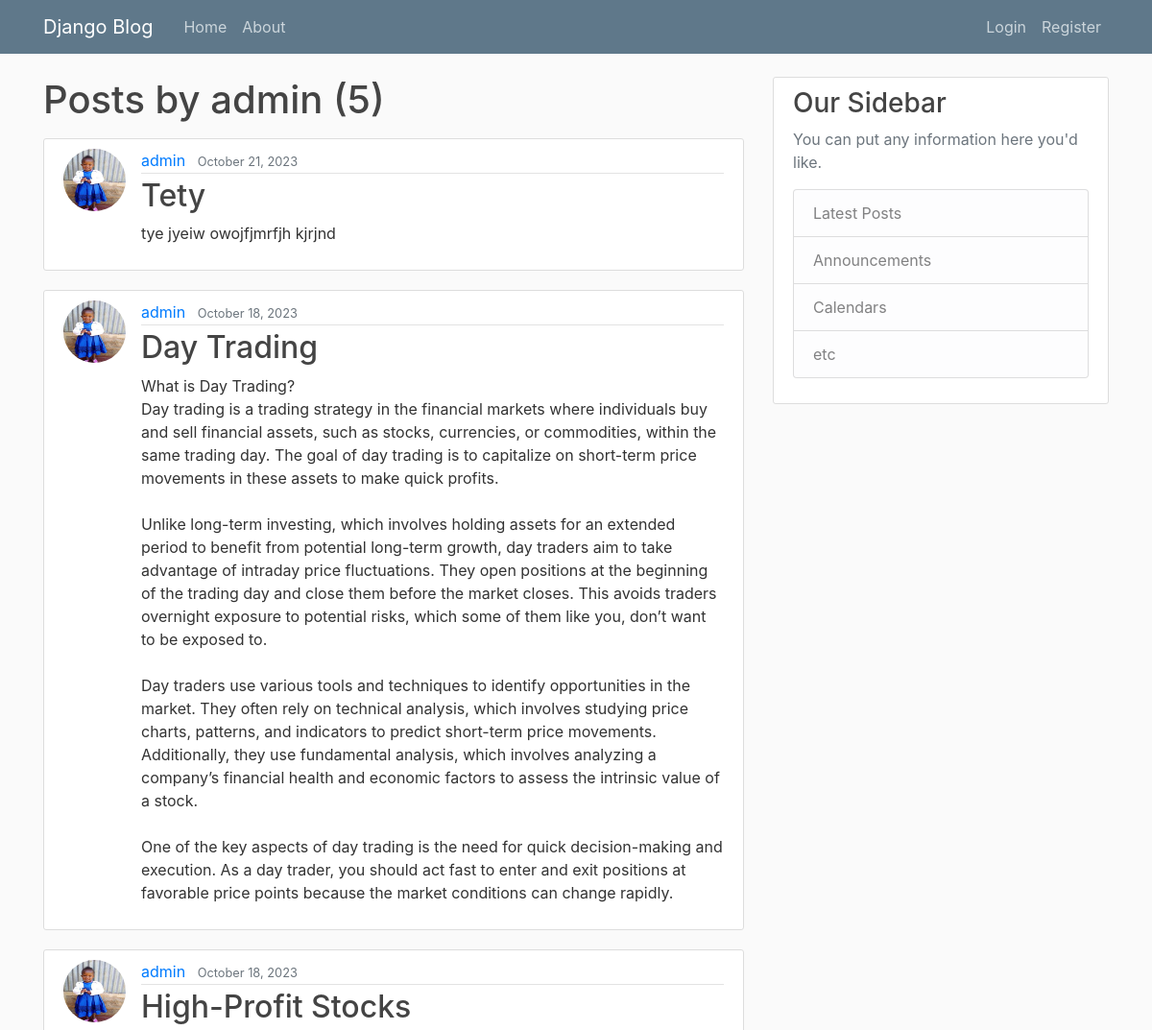
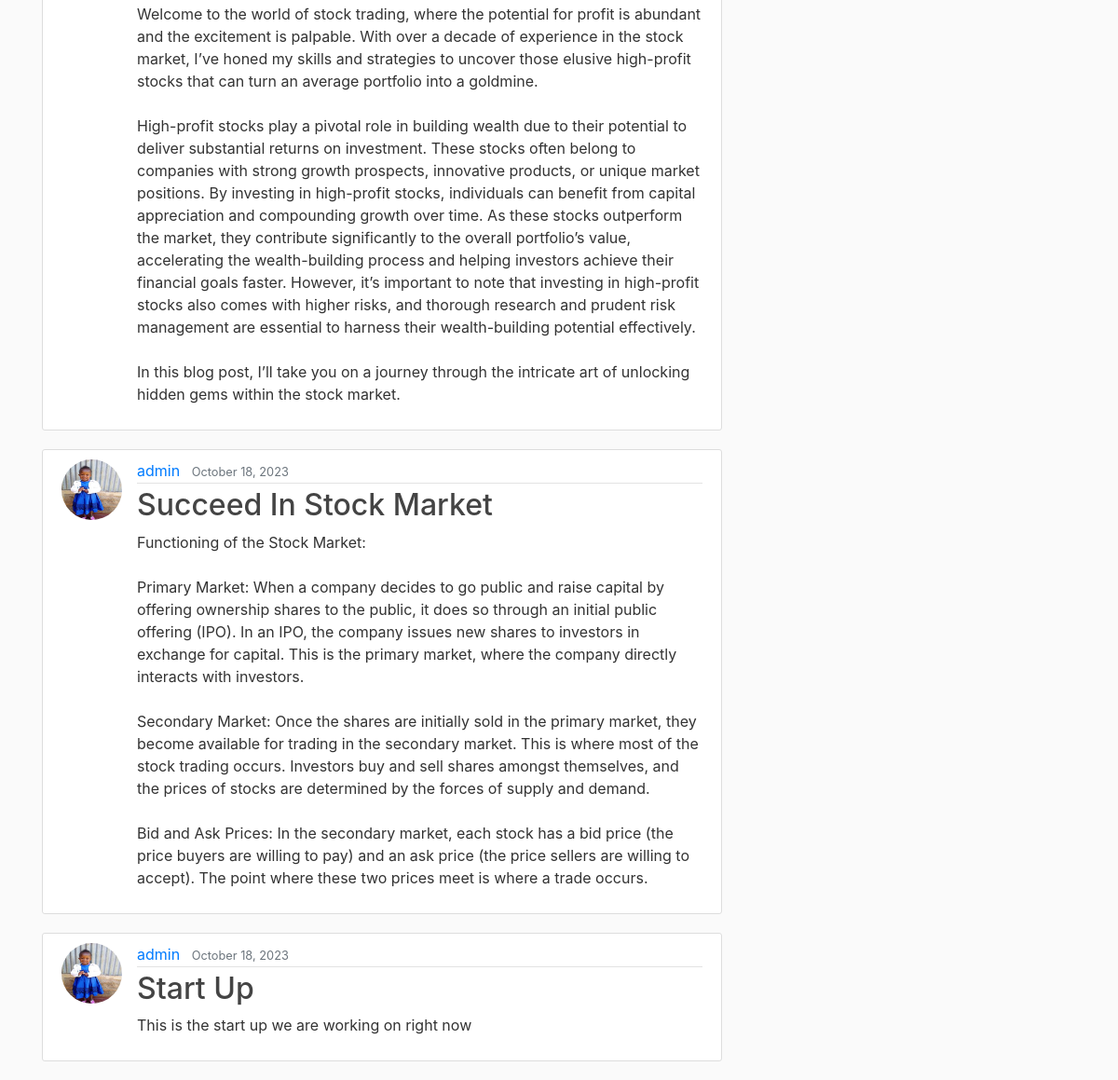
Screenshot of /user/admin with the database file from the repository (2 pictures, top to bottom).
### blog/models.py (models this page shows, shortened)
class Post(models.Model):
    title = models.CharField(max_length=100)
    content = models.TextField()
    date_posted = models.DateTimeField(default=timezone.now)
    author = models.ForeignKey(User, on_delete=models.CASCADE)

### users/models.py (models this page shows, shortened)
class Profile(models.Model):
    user = models.OneToOneField(User, on_delete=models.CASCADE)
    image = models.ImageField(default='default.jpg', upload_to='profile_pics')

### blog/views.py (the view)
# urls.py: path('user/<str:username>', UserPostListView.as_view(), name='user-posts'),
class UserPostListView(ListView):
    model = Post
    template_name = 'blog/user_posts.html'  # <app>/<model>_<viewtype>.html
    context_object_name = 'posts'
    paginate_by = 5
    def get_queryset(self):
        user = get_object_or_404(User, username=self.kwargs.get('username'))
        return Post.objects.filter(author=user).order_by('-date_posted')

### blog/templates/blog/user_posts.html (shortened to what this page needs)
{% extends "blog/base.html" %}
{% block content %}
    <h1 class="mb-3">Posts by {{ view.kwargs.username }} ({{ page_obj.paginator.count }})</h1>
    {% for post in posts %}
        <article class="media content-section">
          <img class="rounded-circle article-img" src="{{ post.author.profile.image.url }}">
          <div class="media-body">
            <div class="article-metadata">
              <a class="mr-2" href="{% url 'user-posts' post.author.username %}">{{ post.author }}</a>
              <small class="text-muted">{{ post.date_posted|date:"F d, Y" }}</small>
            </div>
            <h2><a class="article-title" href="{% url 'post-detail' post.id %}">{{ post.title }}</a></h2>
            <p class="article-content">{{ post.content }}</p>
          </div>
        </article>
    {% endfor %}
{% endblock content %}

### blog/templates/blog/base.html (shortened to what this page needs)
{% load static %}
<!DOCTYPE html>
<html>
<head>
    <link rel="stylesheet" href="https://maxcdn.bootstrapcdn.com/bootstrap/4.0.0/css/bootstrap.min.css">
    <link rel="stylesheet" type="text/css" href="{% static 'blog/main.css' %}">
</head>
<body>
    <header class="site-header">
      <nav class="navbar navbar-expand-md navbar-dark bg-steel fixed-top">
        <div class="container">
          <a class="navbar-brand mr-4" href="{% url 'blog-home' %}">Django Blog</a>
          <div class="collapse navbar-collapse" id="navbarToggle">
            <div class="navbar-nav mr-auto">
              <a class="nav-item nav-link" href="{% url 'blog-home' %}">Home</a>
              <a class="nav-item nav-link" href="{% url 'blog-about' %}">About</a>
            </div>
            <div class="navbar-nav">
              {% if user.is_authenticated %}
                <a class="nav-item nav-link" href="{% url 'post-create' %}">New Post</a>
                <a class="nav-item nav-link" href="{% url 'profile' %}">Profile</a>
                <a class="nav-item nav-link" href="{% url 'logout' %}">Logout</a>
              {% else %}
                <a class="nav-item nav-link" href="{% url 'login' %}">Login</a>
                <a class="nav-item nav-link" href="{% url 'register' %}">Register</a>
              {% endif %}
            </div>
          </div>
        </div>
      </nav>
    </header>
    <main role="main" class="container">
      <div class="row">
        <div class="col-md-8">
          {% block content %}{% endblock %}
        </div>
        <div class="col-md-4">
          <div class="content-section">
            <h3>Our Sidebar</h3>
            <p class='text-muted'>You can put any information here you'd like.
              <ul class="list-group">
                <li class="list-group-item list-group-item-light">Latest Posts</li>
                <li class="list-group-item list-group-item-light">Announcements</li>
                <li class="list-group-item list-group-item-light">Calendars</li>
                <li class="list-group-item list-group-item-light">etc</li>
              </ul>
            </p>
          </div>
        </div>
      </div>
    </main>
</body>
</html>

### blog/static/blog/main.css (style rules this page uses)
body { background: #fafafa; color: #333333; margin-top: 5rem; }
h1, h2, h3, h4, h5, h6 { color: #444444; }
ul { margin: 0; }
.bg-steel { background-color: #5f788a; }
.site-header .navbar-nav .nav-link { color: #cbd5db; }
.content-section { background: #ffffff; padding: 10px 20px; border: 1px solid #dddddd; border-radius: 3px; margin-bottom: 20px; }
.article-title { color: #444444; }
.article-content { white-space: pre-line; }
.article-img { height: 65px; width: 65px; margin-right: 16px; }
.article-metadata { padding-bottom: 1px; margin-bottom: 4px; border-bottom: 1px solid #e3e3e3 }

### rows the page displays
Post: author.profile.image (picture), author "admin", date_posted "October 21, 2023", title "Tety", content "tye jyeiw owojfjmrfjh kjrjnd"
Post: author.profile.image (picture), author "admin", date_posted "October 18, 2023", title "Day Trading", content "What is Day Trading? Day trading is a trading strategy in the financial markets where individuals buy and sell financial assets, such as stocks, currencies, or commodities, within the same trading day. The goal of day trading is to capitalize on short-term price movements in these assets to make quick profits. Unlike long-term investing, which involves holding assets for an extended period to benefit from potential long-term growth, day traders aim to take advantage of intraday price fluctuations. They open positions at the beginning of the trading day and close them before the market closes. This avoids traders overnight exposure to potential risks, which some of them like you, don’t want…"
Post: author.profile.image (picture), author "admin", date_posted "October 18, 2023", title "High-Profit Stocks", content "Welcome to the world of stock trading, where the potential for profit is abundant and the excitement is palpable. With over a decade of experience in the stock market, I’ve honed my skills and strategies to uncover those elusive high-profit stocks that can turn an average portfolio into a goldmine. High-profit stocks play a pivotal role in building wealth due to their potential to deliver substantial returns on investment. These stocks often belong to companies with strong growth prospects, innovative products, or unique market positions. By investing in high-profit stocks, individuals can benefit from capital appreciation and compounding growth over time. As these stocks outperform the…"
Post: author.profile.image (picture), author "admin", date_posted "October 18, 2023", title "Succeed In Stock Market", content "Functioning of the Stock Market: Primary Market: When a company decides to go public and raise capital by offering ownership shares to the public, it does so through an initial public offering (IPO). In an IPO, the company issues new shares to investors in exchange for capital. This is the primary market, where the company directly interacts with investors. Secondary Market: Once the shares are initially sold in the primary market, they become available for trading in the secondary market. This is where most of the stock trading occurs. Investors buy and sell shares amongst themselves, and the prices of stocks are determined by the forces of supply and demand. Bid and Ask Prices: In the…"
Post: author.profile.image (picture), author "admin", date_posted "October 18, 2023", title "Start Up", content "This is the start up we are working on right now"

### other values shown
{{ view.kwargs.username }} "admin"
{{ page_obj.paginator.count }} "5"
